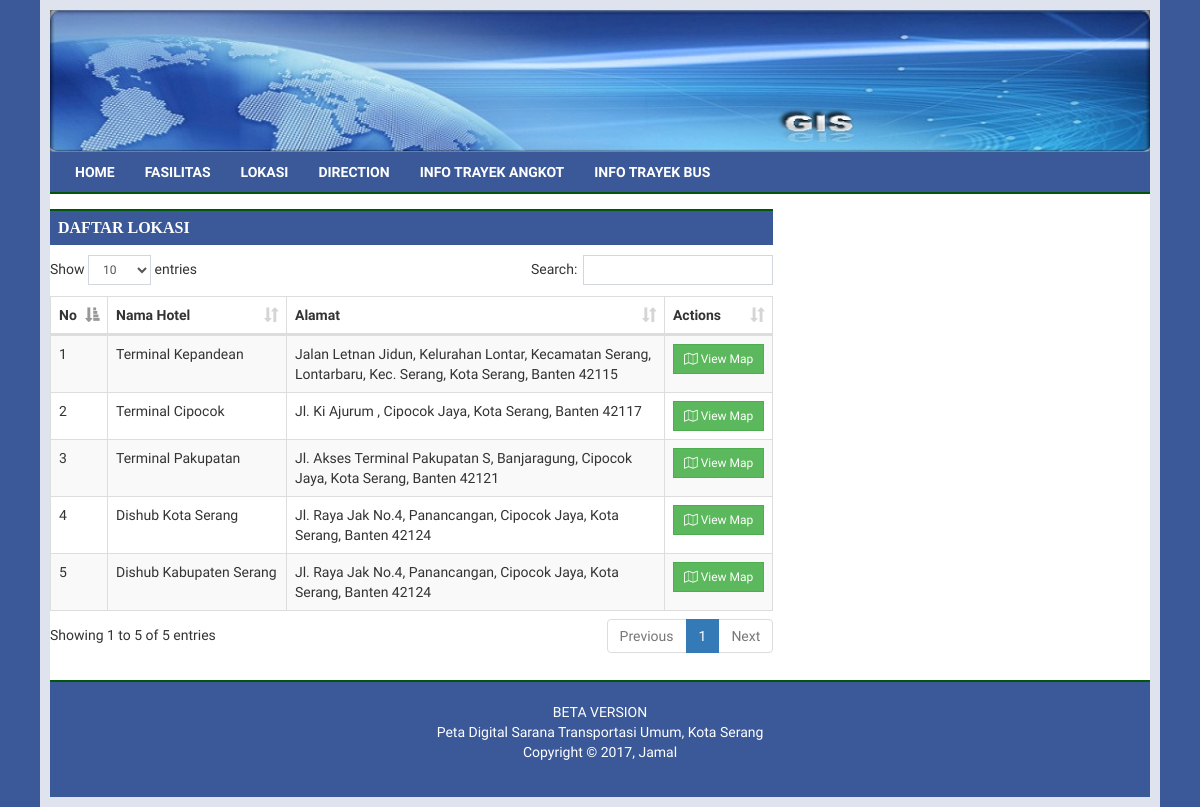
Page /index.php/web/lokasi on the committed database.
### tables this page shows
CREATE TABLE `lokasi` (
  `id` int(11) NOT NULL,
  `kategori` int(11) NOT NULL,
  `nama` varchar(255) NOT NULL,
  `alamat` text,
  `telp` varchar(20) NOT NULL,
  `latittude` text NOT NULL,
  `longitude` text NOT NULL,
  `gambar` varchar(100) NOT NULL
);

### application/libraries/Template.php (called while the page is built)
<?php if ( ! defined('BASEPATH')) exit('No direct script access allowed');
class Template {
		var $template_data = array();
		function set($name, $value)
		{
			$this->template_data[$name] = $value;
		}
		function load($template = '', $view = '' , $view_data = array(), $return = FALSE)
		{
			$this->CI =& get_instance();
			$this->set('contents', $this->CI->load->view($view, $view_data, TRUE));
			return $this->CI->load->view($template, $this->template_data, $return);
		}
}

### application/controllers/Web.php (called while the page is built, shortened)
<?php
class Web extends CI_Controller {
	public function lokasi()
	{
		$data['bp'] = $this->db->query("SELECT * FROM trayekangkot GROUP BY dibaca DESC LIMIT 5");
		$data['bt'] = $this->db->query("SELECT * FROM trayekangkot GROUP BY id_trayek DESC LIMIT 5");
		$data['la'] = $this->db->get("lokasi");
		$this->template->load('front-end/_template','front-end/_lokasi',$data);
	}
}

### index.php (called while the page is built, shortened)
<?php
require_once BASEPATH.'core/CodeIgniter.php';

### application/views/front-end/_template.php (the view, shortened to what this page needs)
<!DOCTYPE html>
<html lang="en">
  <head>
    <link rel="stylesheet" href="<?=base_url().'assets/' ?>bootstrap/css/bootstrap.css">
    <link rel="stylesheet" href="https://cdnjs.cloudflare.com/ajax/libs/font-awesome/4.5.0/css/font-awesome.min.css">
    <link rel="stylesheet" href="https://cdnjs.cloudflare.com/ajax/libs/ionicons/2.0.1/css/ionicons.min.css">
    <link rel="stylesheet" href="<?=base_url().'assets/' ?>plugins/datatables/dataTables.bootstrap.css">
    <link rel="stylesheet" href="<?=base_url().'assets/' ?>dist/css/costum.css">
  </head>
  <body onload="peta_awal()">
  <body>
    <div class="container bg_content">
      <div class="container">
        <div class="col-sm-12 header">
          <img src="<?=base_url().'uploads/' ?>imgheader.png" class="img-responsive">
        </div>
        <div class="col-sm-12 header-menu">
          <ul class="nav navbar-nav">
            <li><a href="<?=base_url().'web' ?>"> Home</a></li>
			<li><a href="<?=base_url().'web/fasilitas' ?>">Fasilitas</a></li>
            <li><a href="<?=base_url().'web/lokasi' ?>">Lokasi</a></li>
            <li><a href="<?=base_url().'web/direction'?>">Direction</a></li>
			<li><a href="<?=base_url().'web/trayekangkot' ?>"> Info Trayek ANgkot</a></li>
			<li><a href="<?=base_url().'web/trayekbus' ?>"> Info Trayek BUS</a></li>
			</ul>
        </div>
        <?php echo $contents ?>
        <div class="col-sm-12 bottom-footer">
          BETA VERSION<br>
          Peta Digital Sarana Transportasi Umum, Kota Serang<br>
          Copyright © 2017, Jamal
        </div>
      </div>
    </div>
  </body>
</html>

### application/views/front-end/_lokasi.php
<div class="col-sm-8 content">
  <div class="panel">
    <div class="panel-heading">
      <h3 class="panel-title">Daftar Lokasi</h3>
    </div>
    <div class="panel-body" style="padding:10px 0 0 0;">
      <table id="example1" class="table table-bordered table-striped">
          <thead>
          <tr>
              <th>No</th>
              <th width="25%">Nama Hotel</th>
              <th>Alamat</th>
              <th width="10%">Actions</th>
          </tr>
          </thead>
          <tbody>
          <?php $no=1; foreach($la->result() as $r){ ?>
          <tr>
              <td><?=$no; ?></td>
              <td><?=$r->nama ?></td>
              <td><?=$r->alamat ?></td>
              <td>
              <div class="btn-group">
              <a class="btn btn-success btn-sm btn-flat" href="<?=base_url().'web/lokasi_one/'.$r->id ?>"><i class="fa fa-map-o"></i> View Map</a>
              </div>
              </td>
          </tr>
          <?php $no++; } ?>
      </table>
    </div>
  </div>
</div>

### rows in the picture
lokasi: nama "Terminal Kepandean", alamat "Jalan Letnan Jidun, Kelurahan Lontar, Kecamatan Serang, Lontarbaru, Kec. Serang, Kota Serang, Banten 42115"
lokasi: nama "Terminal Cipocok", alamat "Jl. Ki Ajurum , Cipocok Jaya, Kota Serang, Banten 42117"
lokasi: nama "Terminal Pakupatan", alamat "Jl. Akses Terminal Pakupatan S, Banjaragung, Cipocok Jaya, Kota Serang, Banten 42121"
lokasi: nama "Dishub Kota Serang", alamat "Jl. Raya Jak No.4, Panancangan, Cipocok Jaya, Kota Serang, Banten 42124"
lokasi: nama "Dishub Kabupaten Serang", alamat "Jl. Raya Jak No.4, Panancangan, Cipocok Jaya, Kota Serang, Banten 42124"
